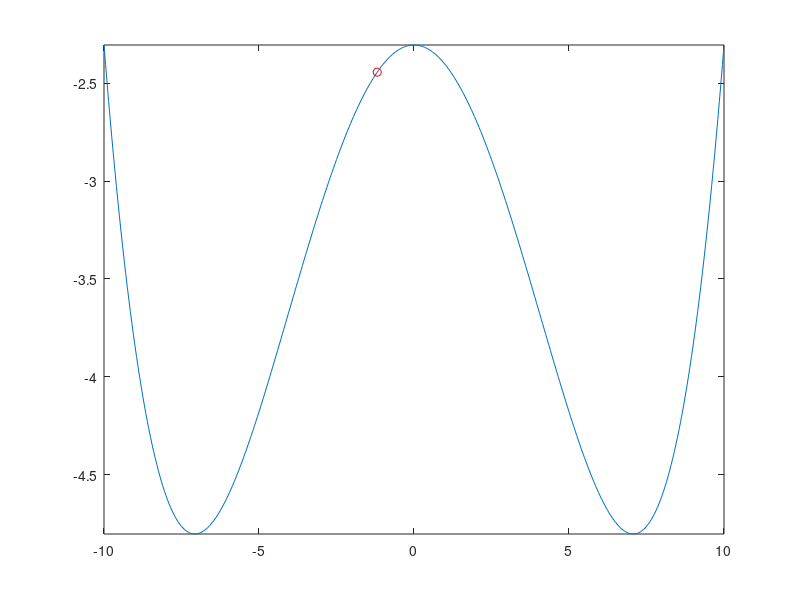

MATLAB code for this plot: (Note: this script raises an error after producing the figure.)
%%
% Plot 2D Momentum Optimizer example
%%

clear all;
close all;

addpath('../optimizer');

%f = @(x) x.^2 + x + 1;
f = @(x) (x.^4 - 100*x.^2 - 2304)/1000;
X = -10:0.05:10;
Y = f(X);
plot(X, Y);
xlim([-10, 10]);
ylim([min(Y), max(Y)]);

hold on;

gamma = 0.3;
lambda = 0.7;
eps = 0.01;
a = 0.1;
x = rand(1)*20 - 10;
k = 0;

xptr = plot(x, f(x), 'ro');
T = 500;

f_pos = get(gcf, 'Position');
f_width = f_pos(3);
f_height = f_pos(4);
mov = zeros(f_height, f_width, 1, T, 'uint8');

for k_ = 1:T
    fprintf("%d: x=%f, y=%f\n", k, x, f(x));
    
    [fin, k, xn] = Momentum(f, x, a, k, eps, lambda, gamma);
    if fin
        break
    end
    
    plot([x, xn], [f(x), f(xn)], 'r-');
    x = xn;
    set(xptr, 'XData', x, 'YData', f(x));
    drawnow;
    
    frame = getframe(gcf);
    if k_ == 1
        [mov(:, :, 1, k_), map] = rgb2ind(frame.cdata, 256, 'nodither');
    else
        mov(:, :, 1, k_) = rgb2ind(frame.cdata, map, 'nodither');
    end
end

% resize gif timelength
if k_ < T
    mov = mov(:, :, 1, 1:k_);
end

fname = "Momentum.gif";
fprintf("Write animation to '%s'\n", fname);
imwrite(mov, map, fname, 'DelayTime', 0, 'LoopCount', inf);
